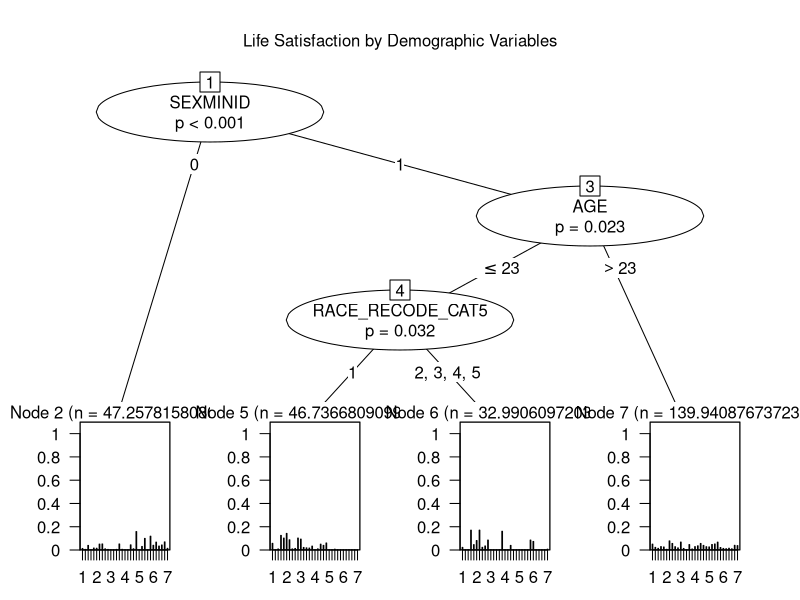
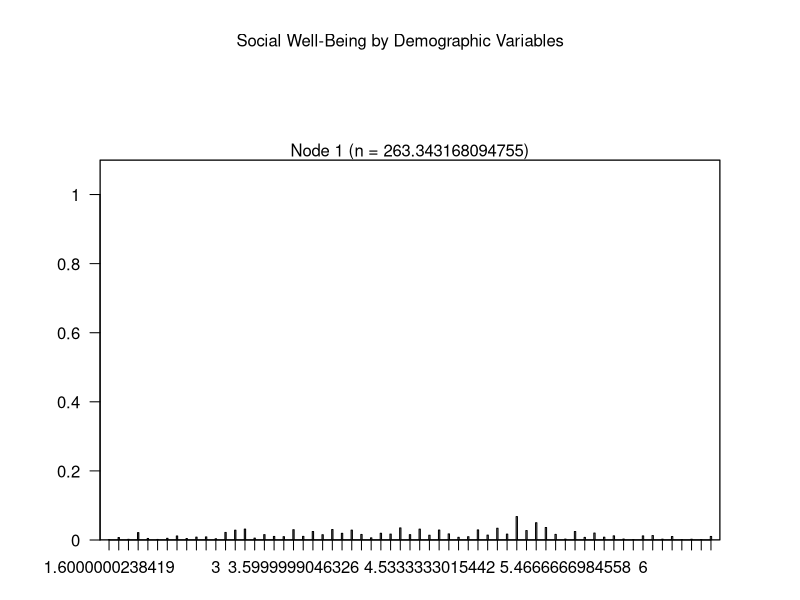
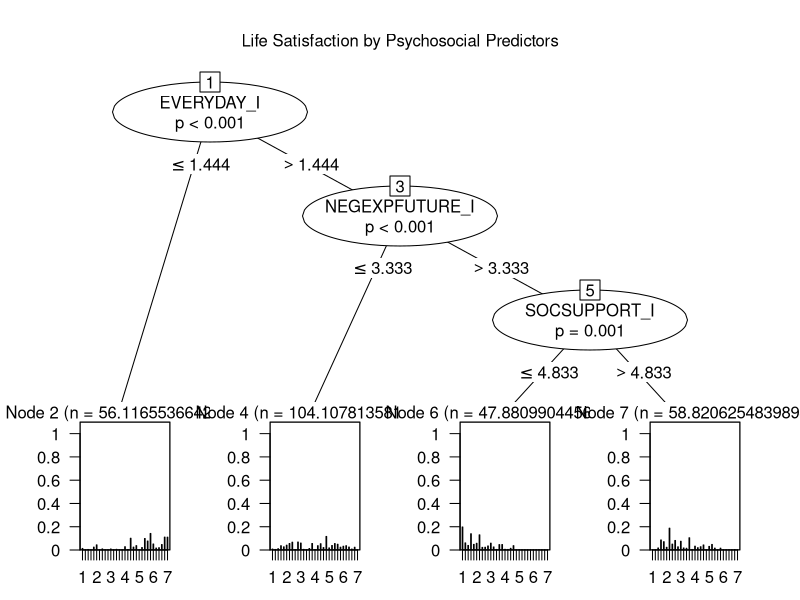
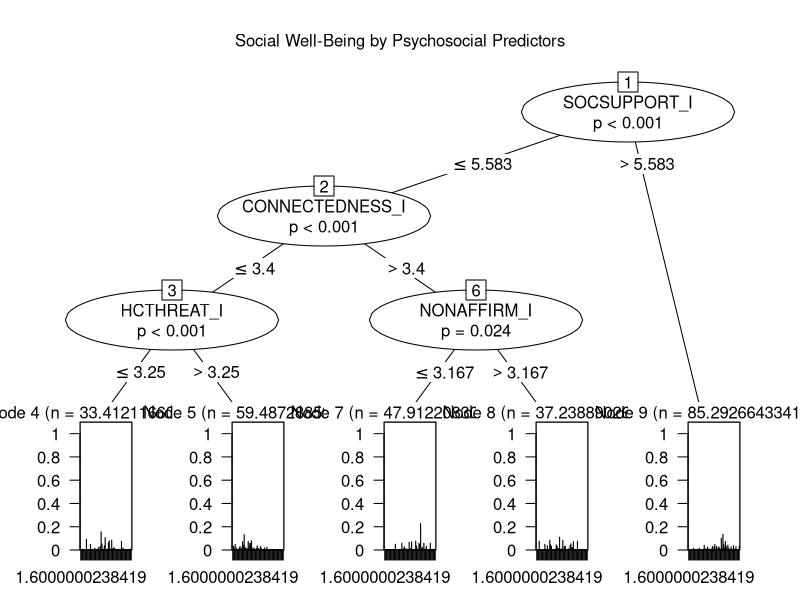

The R source for these figures, in order:
## ---- chunk 1
library(partykit)
library(tidyverse)
library(tufte)
## ---- chunk 2
transpop <- read.delim("37938-0005-Data.tsv")
## ---- chunk 3
head(transpop)
## ---- chunk 4
transonly <- transpop |>
  filter(GENDER_IDENTITY > 2) |>
  select(
    STUDYID,
    WEIGHT_TRANSPOP,
    #demographics
    GENDER_IDENTITY,
    RACE_RECODE_CAT5,
    SEXMINID,
    AGE,
    #trans-specific variables
    INTERNALIZED_I,
    EVERYDAY_I,
    CHILDGNC_I,
    NONDISCLOSURE_I,
    NEGEXPFUTURE_I,
    SOCSUPPORT_I,
    CONNECTEDNESS_I,
    NONAFFIRM_I,
    HCTHREAT_I,
    #positive health outcomes
    LIFESAT,
    SOCIALWB
  ) |>
  mutate(
    GENDER_IDENTITY = as.factor(GENDER_IDENTITY),
    RACE_RECODE_CAT5 = as.factor(RACE_RECODE_CAT5),
    SEXMINID = as.factor(SEXMINID)
  )
## ---- chunk 5
head(transonly)
## ---- chunk 6
# Life satisfaction - demographics only
lifesat_tree1 = ctree(
  formula = as.ordered(LIFESAT) ~ AGE + GENDER_IDENTITY + RACE_RECODE_CAT5 +
    SEXMINID,
  data = transonly,
  minbucket = 26,
  multiway = T,
  na.action = na.omit,
  weights = WEIGHT_TRANSPOP
)

# Social wellbeing - demographics only
socialwb_tree1 = ctree(
  formula = as.ordered(SOCIALWB) ~ AGE + GENDER_IDENTITY + RACE_RECODE_CAT5 +
    SEXMINID,
  data = transonly,
  minbucket = 26,
  multiway = T,
  na.action = na.omit,
  weights = WEIGHT_TRANSPOP
)

# Life satisfaction - stressors only
lifesat_tree_stressors = ctree(
  formula = as.ordered(LIFESAT) ~ INTERNALIZED_I +
    EVERYDAY_I + CHILDGNC_I + NONDISCLOSURE_I +
    NEGEXPFUTURE_I + SOCSUPPORT_I + CONNECTEDNESS_I +
    NONAFFIRM_I + HCTHREAT_I + SEXMINID,
  data = transonly,
  minbucket = 26,
  multiway = T,
  na.action = na.omit,
  weights = WEIGHT_TRANSPOP
)

# social wellbeing - stressors only
socialwb_tree_stressors = ctree(
  formula = as.ordered(SOCIALWB) ~ INTERNALIZED_I +
    EVERYDAY_I + CHILDGNC_I + NONDISCLOSURE_I +
    NEGEXPFUTURE_I + SOCSUPPORT_I + CONNECTEDNESS_I +
    NONAFFIRM_I + HCTHREAT_I + SEXMINID,
  data = transonly,
  minbucket = 26,
  multiway = T,
  na.action = na.omit,
  weights = WEIGHT_TRANSPOP
)

## ---- chunk 7
lifesat_tree1
plot(lifesat_tree1, "Life Satisfaction by Demographic Variables")
## ---- chunk 8
socialwb_tree1
plot(socialwb_tree1, "Social Well-Being by Demographic Variables")
## ---- chunk 9
lifesat_tree_stressors
plot(lifesat_tree_stressors, "Life Satisfaction by Psychosocial Predictors")
## ---- chunk 10
socialwb_tree_stressors
plot(socialwb_tree_stressors, "Social Well-Being by Psychosocial Predictors")
